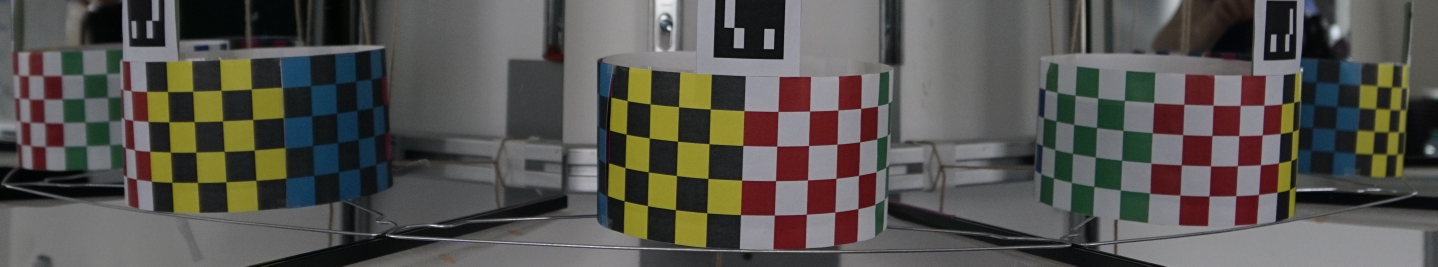
%> input picture Calibration/100MSDCF/_DSC0077Cut.JPG, 4312 x 800 px (shown at 1/3 size)
$ octave --eval "result = createYellowMask(imread('_DSC0077Cut.JPG'));"   (GNU Octave 9; MATLAB toolbox functions it lacks are replaced by stand-ins)
%> lines starting %> are read from the running program, lines starting %| are printed output that depends on the picture; in (x1, y1, x2, y2) boxes, pixels count from 0 and x2, y2 are one past the last pixel; in counts of white or black regions, pixels touching at a corner belong together; the program's own positions count from 1
function [BW,inv_BW, maskedRGBImage] = createYellowMask(RGB)
%createMask  Threshold RGB image using auto-generated code from colorThresholder app.
%  [BW,MASKEDRGBIMAGE] = createMask(RGB) thresholds image RGB using
%  auto-generated code from the colorThresholder App. The colorspace and
%  minimum/maximum values for each channel of the colorspace were set in the
%  App and result in a binary mask BW and a composite image maskedRGBImage,
%  which shows the original RGB image values under the mask BW.

% Auto-generated by colorThresholder app on 08-Oct-2016
%------------------------------------------------------


% Convert RGB image to chosen color space
I = rgb2hsv(RGB);
%> I: size 800x4312x3 double; mean H, S, V 0.445, 0.192, 0.358

% Define thresholds for channel 1 based on histogram settings
channel1Min = 0.069;
channel1Max = 0.189;

% Define thresholds for channel 2 based on histogram settings
channel2Min = 0.283;
channel2Max = 0.845;

% Define thresholds for channel 3 based on histogram settings
channel3Min = 0.263;
channel3Max = 0.673;

% Create mask based on chosen histogram thresholds
BW = (I(:,:,1) >= channel1Min ) & (I(:,:,1) <= channel1Max) & ...
    (I(:,:,2) >= channel2Min ) & (I(:,:,2) <= channel2Max) & ...
    (I(:,:,3) >= channel3Min ) & (I(:,:,3) <= channel3Max);
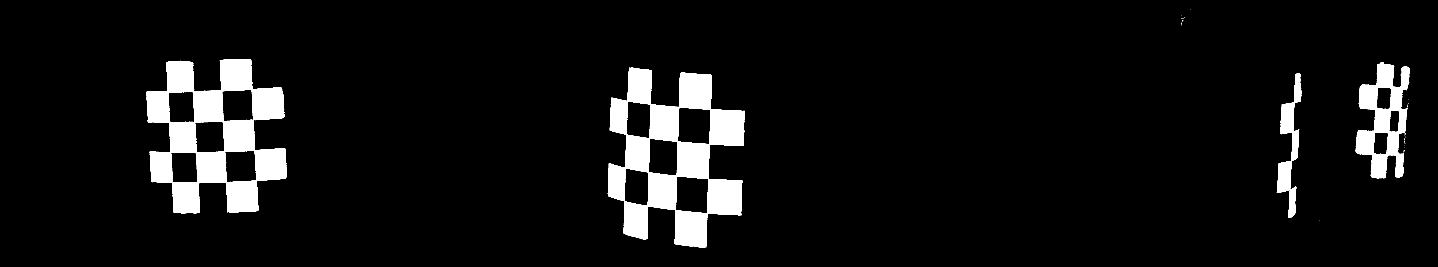
%> BW: size 800x4312 logical (shown at 1/3 size); 6.7% white; 38 white regions (34 under 20 px), largest, box (x1, y1, x2, y2) and area: (1823, 202, 2234, 743) 100401, (439, 177, 860, 640) 92929, (4067, 187, 4228, 535) 26830, (3830, 220, 3904, 653) 11580

% Initialize output masked image based on input image.
maskedRGBImage = RGB;
%> maskedRGBImage is the input picture: size 800x4312x3 uint8; mean R, G, B 86.6, 84.5, 80.1

% Set background pixels where BW is false to zero.
BW = bwareaopen(BW, 200);
maskedRGBImage(repmat(~BW,[1 1 3])) = 0;
R = maskedRGBImage(:,:,1);
G = maskedRGBImage(:,:,2);
B = maskedRGBImage(:,:,3);
R(BW) = 255;
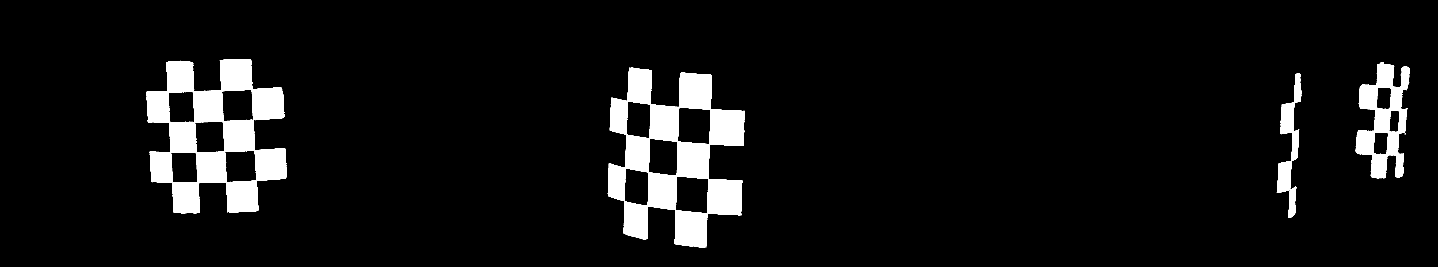
%> R: size 800x4312 uint8 (shown at 1/3 size); 6.7% white; 4 white regions, box (x1, y1, x2, y2) and area: (1823, 202, 2234, 743) 100401, (439, 177, 860, 640) 92929, (4067, 187, 4228, 535) 26830, (3830, 220, 3904, 653) 11580
G(BW) = 255;
B(BW) = 0;
%> B: size 800x4312 uint8; every value is 0
maskedRGBImage(:,:,1)=R;
%> maskedRGBImage: size 800x4312x3 uint8; mean H, S, V 17.1, 8.7, 3.1
maskedRGBImage(:,:,2)=G;
%> maskedRGBImage: size 800x4312x3 uint8; mean H, S, V 17.1, 17.1, 3.1
maskedRGBImage(:,:,3)=B;
%> maskedRGBImage: size 800x4312x3 uint8; mean H, S, V 17.1, 17.1, 0


split = sum(BW);
%> split = 4312 values, max 315 at index 2071, min 0 at index 1, mean 53.74
split = find(split~=0);
%> split = 1067 values from 440 to 4228
x = []; x(1,1) = split(1); k = 1;
for i=2:size(split,2)
    if(abs(split(i-1)-split(i))>1)
        x(k,2) = split(i-1);
        x(k+1,1) = split(i);
        k = k+1;
    end
end
%> after the loop, k = 4; x = [440 860; 1824 2234; 3831 3904; 4068 0]
x(k,2) = split(end); y = [];
for i = 1:size(x,1)
    bw_cut = BW(:,x(i,1):x(i,2),:);
    bw_cut = sum(bw_cut');
    idx = find(bw_cut~=0);
    y = [y; min(idx),max(idx)];
end
%> this loop made 4 passes
%> y on passes 1 to 4: [178 640], [178 640; 203 743], [178 640; 203 743; 221 653], [178 640; 203 743; 221 653; 188 535]
%> pass 1, in createYellowMask, `bw_cut = BW(:,x(i,1):x(i,2),:);`:
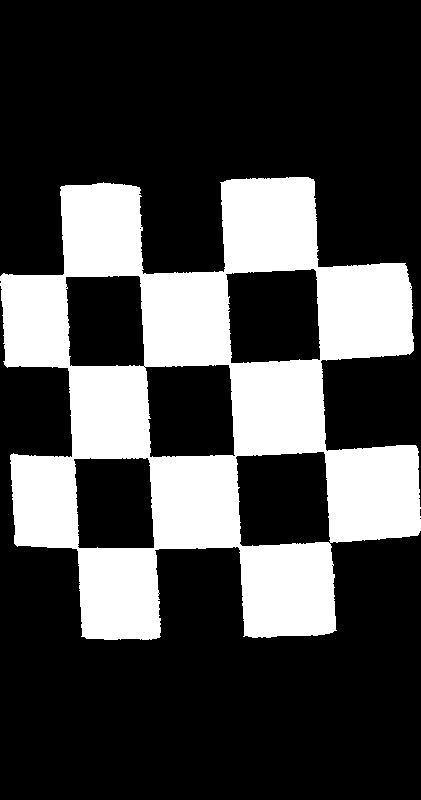
%> bw_cut: size 800x421 logical; 27.6% white; 1 white region, box (x1, y1, x2, y2) and area: (0, 177, 421, 640) 92929
inv_BW = logical(zeros(size(maskedRGBImage,1),size(maskedRGBImage,2)));
for i = 1:size(x,1)
    mask = logical(zeros(size(maskedRGBImage,1),size(maskedRGBImage,2)));
    mask(y(i,1):y(i,2),x(i,1):x(i,2))=true;
    mask = ~BW&mask;
    image = rgb2gray(RGB);
    square = image.*uint8(mask);
    square =  square(y(i,1):y(i,2),x(i,1):x(i,2));
    level = graythresh(square);
    square_bw = im2bw(square,level);
    white = sum(sum(square_bw));
    black = size(square_bw,1)*size(square_bw,2)-white;
    if(white>black) % Controllare
        inv_BW(mask) = 255;
    else
        inv_BW(mask) = 0;
    end
end
%> this loop made 4 passes
%> (level, white, black) on passes 1 to 4: (0.0745, 101175, 93748), (0.294, 12333, 210018), (0.259, 5166, 26876), (0.0902, 26137, 29891)
%> pass 1, in createYellowMask, `square =  square(y(i,1):y(i,2),x(i,1):x(i,2));`:
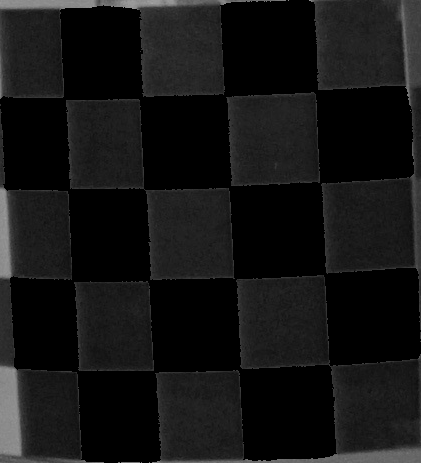
%> square: size 463x421 uint8; min 0, max 165, mean 20.4
%> after the loop: mask: size 800x4312 logical; 0.85% white; 15 white regions (9 under 20 px), largest, box (x1, y1, x2, y2) and area: (4067, 187, 4228, 438) 11418, (4153, 249, 4228, 535) 7522, (4067, 455, 4130, 535) 3456, (4120, 397, 4165, 463) 2544, (4130, 262, 4174, 328) 2530, (4167, 331, 4199, 396) 1685

centers = zeros(5,5,2,size(x,1));
for i = 1:size(x,1)
    color = BW(y(i,1):y(i,2),x(i,1):x(i,2));
    se = strel('disk', 3);
    color = imclose(color,se);
    imshow(color)
    d = size(color,1); j=1;
    for k=floor(d/10):2*floor(d/10):d
        centers(j,:,2,i) = k;
        vline = color(k,:);
        color(k,:) = 255;
        idx = find(vline~=0);
        xx = []; xx(1,1) = idx(1); kk = 1;
        for jj=2:size(idx,2)
            if(abs(idx(jj-1)-idx(jj))>1)
                xx(kk,2) = idx(jj-1);
                xx(kk+1,1) = idx(jj);
                kk = kk+1;
            end
        end
        xx(kk,2) = idx(end);
        for jj=1:size(xx,1)
            centers(j,jj,1,i) = 0.5*(xx(jj,2)-xx(jj,1))+xx(jj,1);
        end
        j = j+1;
    end
end
%> this loop made 4 passes
%> d on passes 1 to 4: 463, 541, 433, 348
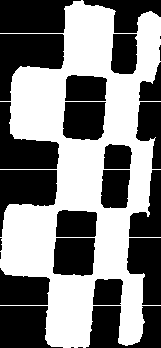
%> color: size 348x161 logical; 49.1% white; 1 white region, box (x1, y1, x2, y2) and area: (0, 0, 161, 348) 27515
%> after the loop, xx = [49 93; 122 142]

for i = 1:size(x,1)
    color = BW(y(i,1):y(i,2),x(i,1):x(i,2));
    dim = size(color,1);
    j = size(centers,2);
    for k=1:size(centers,2)
        x_axis = [centers(1,k,1,i), centers(3,k,1,i), centers(5,k,1,i)];
        y_axis = [centers(1,k,2,i), centers(3,k,2,i), centers(5,k,2,i)];
        if(sum(x_axis)>0 && k<=j)
            xq_axis = 0:0.001:dim;
            line = pchip(x_axis,y_axis,xq_axis);
            line2 = abs(centers(2,k,2,i)-line);
            val = min(line2);
            idx = find(line2==val);
            centers(2,j,1,i) = xq_axis(idx);
            line2 = abs(centers(4,k,2,i)-line);
            val = min(line2);
            idx = find(line2==val);
            centers(4,j,1,i) = xq_axis(idx);
        end
        x_axis = [centers(2,k,1,i), centers(4,k,1,i)];
        y_axis = [centers(2,k,2,i), centers(4,k,2,i)];
        if(sum(x_axis)>0  && k<=j)
            xq_axis = 0:0.001:dim;
            line = pchip(x_axis,y_axis,xq_axis);

            line2 = abs(centers(1,k,2,i)-line);
            val = min(line2);
            idx = find(line2==val);
            centers(1,j,1,i) = xq_axis(idx);

            line2 = abs(centers(3,k,2,i)-line);
            val = min(line2);
            idx = find(line2==val);
            centers(3,j,1,i) = xq_axis(idx);

            line2 = abs(centers(5,k,2,i)-line);
            val = min(line2);
            idx = find(line2==val);
            centers(5,j,1,i) = xq_axis(idx);
        end
        j = j-1;
    end
     for k=1:size(centers,1)
         centers(k,:,1,i) = sort(centers(k,:,1,i));
     end
end
%> this loop made 4 passes
%> after the loop, idx = 107001; val = 0

% [41 lines of commented-out code are left out]
for i = 1:size(x,1)
    color = BW(y(i,1):y(i,2),x(i,1):x(i,2));
    figure,imshow(color); hold on;
    for k=1:5
        for j=1:5
            scatter(centers(k,j,1,i),centers(k,j,2,i)) % Riferimento Y verso il basso
        end
    end
end
%> this loop made 4 passes
%> pass 1, in createYellowMask, `imshow(color)`:
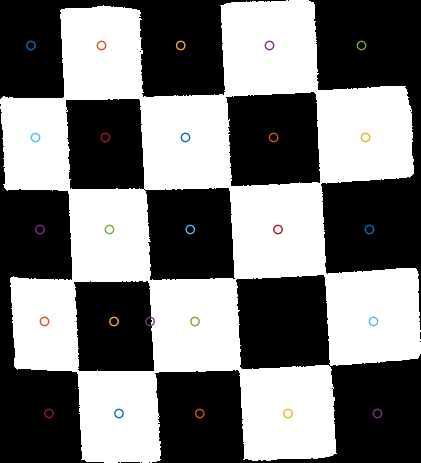
%> figure redrawn from the program's plot data


% Riorganizzare i punti a partire dalla configurazione approssimativa

% trovare nei centri l'oggetto reale, spostarsi a sinistra e a destra
% muovendosi sempre sul più vicino rispetto a quello vero
% aggiornare con la posizione assoluta

for i = 1:size(x,1)
    for k=1:5
        for j=1:5
            if(centers(k,j,1,i) ~= 0)
                centers(k,j,1,i) = x(i,1) + centers(k,j,1,i);
                centers(k,j,2,i) = y(i,1) + centers(k,j,2,i);
            else
                centers(k,j,2,i) = 0;
            end
        end
    end
end

figure,imshow(BW); hold on;
for i = 1:size(x,1)
    for k=1:5
        for j=1:5
            scatter(centers(k,j,1,i),centers(k,j,2,i)) % Riferimento Y verso il basso
        end
    end
end
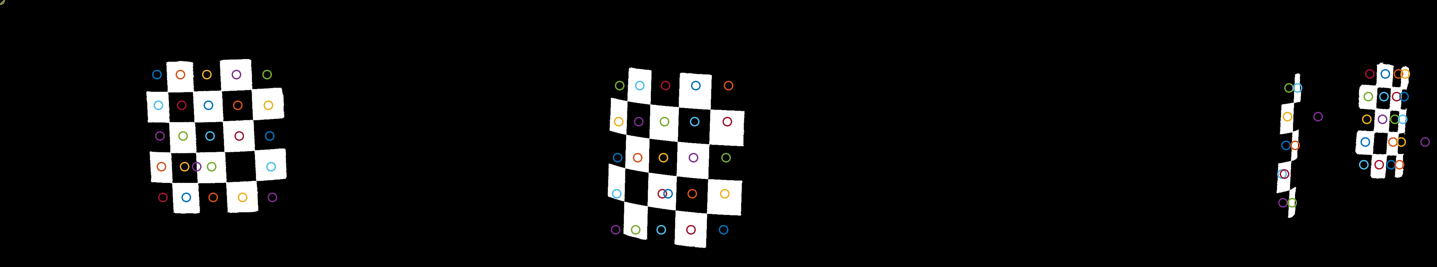
%> figure redrawn from the program's plot data; shown at 1/3 size


disp('ciao');
close all;
